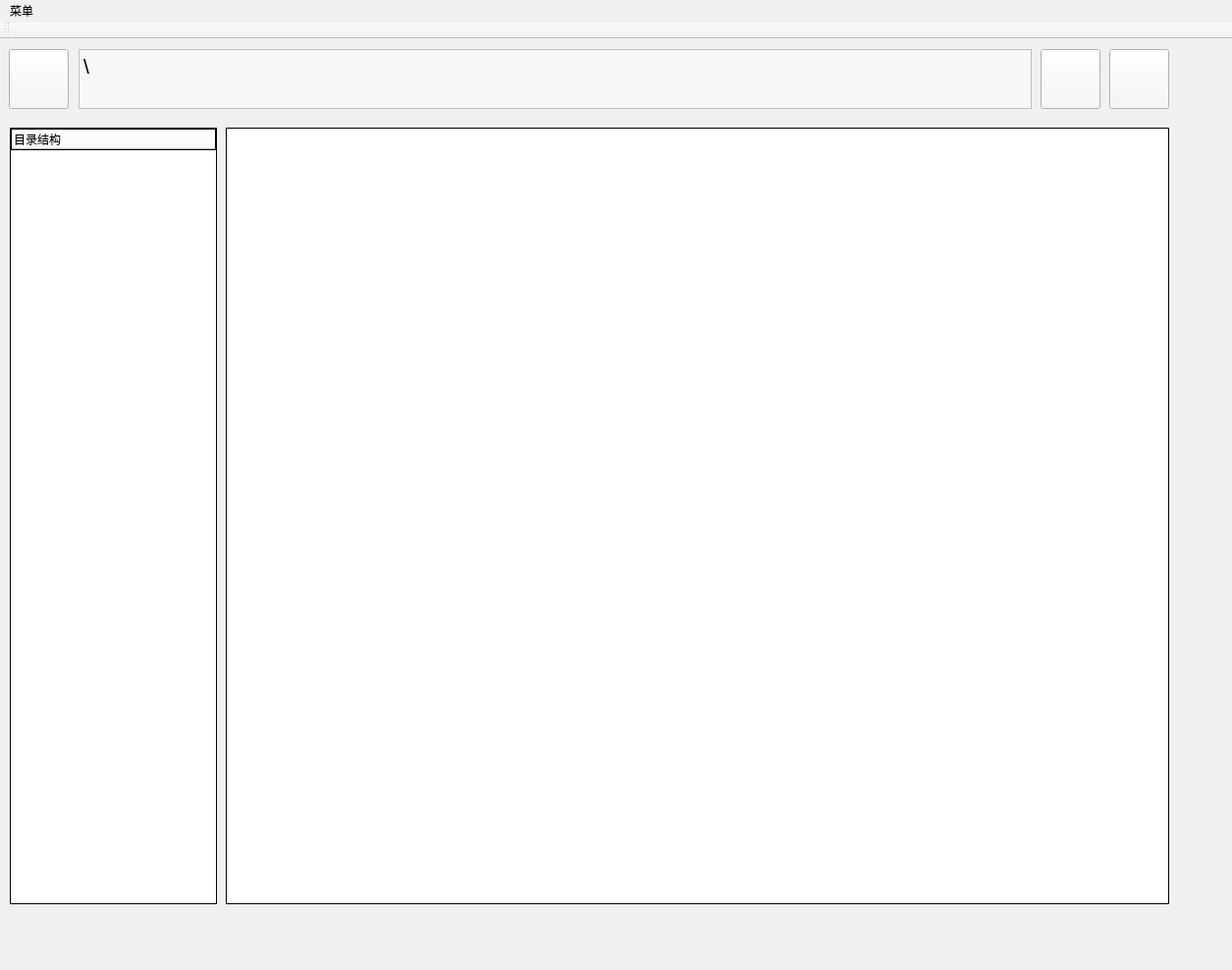
<?xml version="1.0" encoding="UTF-8"?>
<ui version="4.0">
 <class>OSDesignProj3Class</class>
 <widget class="QMainWindow" name="OSDesignProj3Class">
  <property name="geometry">
   <rect>
    <x>0</x>
    <y>0</y>
    <width>1255</width>
    <height>988</height>
   </rect>
  </property>
  <property name="windowTitle">
   <string>OSDesignProj3</string>
  </property>
  <property name="styleSheet">
   <string notr="true">background-color: rgb(240, 240, 240);</string>
  </property>
  <widget class="QWidget" name="centralWidget">
   <widget class="QPushButton" name="pushButton">
    <property name="geometry">
     <rect>
      <x>9</x>
      <y>10</y>
      <width>61</width>
      <height>61</height>
     </rect>
    </property>
    <property name="styleSheet">
     <string notr="true">QPushButton{background-color: rgb(247, 247, 247);image: url(:/OSDesignProj3/left.png);}
QPushButton:hover{background-color: rgb(229, 243, 255);}
QPushButton:pressed{background-color: rgb(247, 247, 247);image: url(:/OSDesignProj3/left.png);}</string>
    </property>
    <property name="text">
     <string/>
    </property>
    <property name="iconSize">
     <size>
      <width>11</width>
      <height>11</height>
     </size>
    </property>
   </widget>
   <widget class="QTextEdit" name="textEdit">
    <property name="geometry">
     <rect>
      <x>80</x>
      <y>10</y>
      <width>971</width>
      <height>61</height>
     </rect>
    </property>
    <property name="styleSheet">
     <string notr="true">gridline-color: rgb(13, 13, 13);
background-color: rgb(247, 247, 247);
selection-background-color: rgb(186, 186, 186);</string>
    </property>
    <property name="html">
     <string>&lt;!DOCTYPE HTML PUBLIC &quot;-//W3C//DTD HTML 4.0//EN&quot; &quot;http://www.w3.org/TR/REC-html40/strict.dtd&quot;&gt;
&lt;html&gt;&lt;head&gt;&lt;meta name=&quot;qrichtext&quot; content=&quot;1&quot; /&gt;&lt;style type=&quot;text/css&quot;&gt;
p, li { white-space: pre-wrap; }
&lt;/style&gt;&lt;/head&gt;&lt;body style=&quot; font-family:'SimSun'; font-size:9pt; font-weight:400; font-style:normal;&quot;&gt;
&lt;p style=&quot; margin-top:0px; margin-bottom:0px; margin-left:0px; margin-right:0px; -qt-block-indent:0; text-indent:0px;&quot;&gt;&lt;span style=&quot; font-size:16pt;&quot;&gt;\&lt;/span&gt;&lt;/p&gt;&lt;/body&gt;&lt;/html&gt;</string>
    </property>
   </widget>
   <widget class="QPushButton" name="pushButton_2">
    <property name="geometry">
     <rect>
      <x>1130</x>
      <y>10</y>
      <width>61</width>
      <height>61</height>
     </rect>
    </property>
    <property name="styleSheet">
     <string notr="true">QPushButton{background-color: rgb(247, 247, 247);image: url(:/OSDesignProj3/search.png);}
QPushButton:hover{background-color: rgb(229, 243, 255);}
QPushButton:pressed{background-color: rgb(247, 247, 247);image: url(:/OSDesignProj3/search.png);}</string>
    </property>
    <property name="text">
     <string/>
    </property>
   </widget>
   <widget class="QTableWidget" name="tableWidget">
    <property name="geometry">
     <rect>
      <x>230</x>
      <y>90</y>
      <width>961</width>
      <height>791</height>
     </rect>
    </property>
    <property name="styleSheet">
     <string notr="true">background-color: rgb(255, 255, 255);
border-color: rgb(0, 0, 0);
border:1px solid black;</string>
    </property>
   </widget>
   <widget class="QTreeWidget" name="treeWidget">
    <property name="geometry">
     <rect>
      <x>10</x>
      <y>90</y>
      <width>211</width>
      <height>791</height>
     </rect>
    </property>
    <property name="styleSheet">
     <string notr="true">
background-color: rgb(255, 255, 255);
border-color: rgb(0, 0, 0);
border:1px solid black;</string>
    </property>
    <column>
     <property name="text">
      <string>目录结构</string>
     </property>
    </column>
   </widget>
   <widget class="QPushButton" name="pushButton_3">
    <property name="geometry">
     <rect>
      <x>1060</x>
      <y>10</y>
      <width>61</width>
      <height>61</height>
     </rect>
    </property>
    <property name="styleSheet">
     <string notr="true">QPushButton{background-color: rgb(247, 247, 247);image: url(:/OSDesignProj3/delete.png);}
QPushButton:hover{background-color: rgb(229, 243, 255);}
QPushButton:pressed{background-color: rgb(247, 247, 247);image: url(:/OSDesignProj3/delete.png);}
</string>
    </property>
    <property name="text">
     <string/>
    </property>
   </widget>
  </widget>
  <widget class="QMenuBar" name="menuBar">
   <property name="geometry">
    <rect>
     <x>0</x>
     <y>0</y>
     <width>1255</width>
     <height>22</height>
    </rect>
   </property>
   <widget class="QMenu" name="menu">
    <property name="title">
     <string>菜单</string>
    </property>
    <addaction name="actionCreate_user"/>
   </widget>
   <addaction name="menu"/>
  </widget>
  <widget class="QToolBar" name="mainToolBar">
   <attribute name="toolBarArea">
    <enum>TopToolBarArea</enum>
   </attribute>
   <attribute name="toolBarBreak">
    <bool>false</bool>
   </attribute>
  </widget>
  <widget class="QStatusBar" name="statusBar"/>
  <action name="actionCreate_user">
   <property name="text">
    <string>Create user</string>
   </property>
  </action>
 </widget>
 <layoutdefault spacing="6" margin="11"/>
 <resources>
  <include location="OSDesignProj3.qrc"/>
 </resources>
 <connections/>
</ui>
